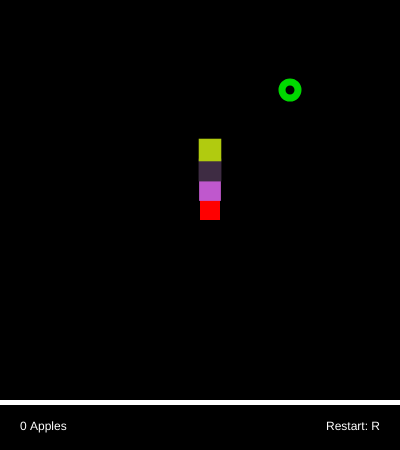
Frame 1 (no input)
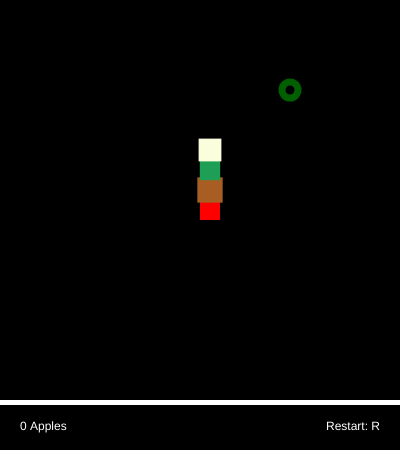
Frame 2 (the mouse pressed at the canvas centre, redrawn once)

The p5.js sketch that drew these frames (run headless with seeded random() and noise() and a simulated clock; the mouse was pressed at the canvas centre and the sketch redrawn once):

// p5.js sketch
// ── sketch.js
const SPEED = 90;
const FLD = 20;
const SQ = 20;
var dx, dy;
var px, py;
var ax, ay;
var tail = [];
var toAdd = [];
var score;
var gameOver;
var frames = 0;

function setup() {
  createCanvas(SQ * FLD, SQ * FLD + 50);
	noLoop();
	noStroke();
	init();
}

function randomizeApplePos() {
	ax = floor(random(0, FLD));
	ay = floor(random(0, FLD));
}

function init() {
	randomizeApplePos();
	px = py = FLD / 2;
	dx = dy = 0;
	score = 0;
	tail = [];
	gameOver = false;
	for(let i = 0; i < 3; i++) {
		tail.push({ x: px, y: py - (i + 1) });
	}
}

function draw() {
  background(0);
	
	setTimeout(draw, SPEED);
	
	frames++;
	
	// apple
	push();
	noFill();
	strokeWeight(7);
	stroke(0, abs(-256 + (frames * 40) % 512), 0);
	ellipse(ax * SQ + SQ / 2, ay * SQ + SQ / 2, SQ - 4);
	pop();
	
	// player
	fill(255, 0, 0);
	rect(px * SQ, py * SQ, SQ, SQ);
	for(let t of tail) {
		fill(random(255), random(255), random(255));
		let rnd = random(0, 6);
		rect(t.x * SQ - rnd / 2, t.y * SQ - rnd / 2, SQ + rnd, SQ + rnd);
	}
	
	fill(255);
	text(score + " Apples", 20, height - 20);
	push();
	textAlign(RIGHT);
	text("Restart: R", width - 20, height - 20);
	pop();
			 
	rect(0, height - 50, width, 5);
	
	for(let t of tail) {
		if(t.x == px && t.y == py) {
			gameOver = true;
		}
	}
	
	if(gameOver) {
		push();
		textAlign(CENTER);
		textSize(40 + abs(-20 + (frames * 43) % 40));
		text("GAME OVER", width / 2, height / 2 - 20);
		pop();
		return;
	}
	
	if(px == ax && py == ay) {
		randomizeApplePos();
		toAdd.push(tail[tail.length - 1]);
		score++;
	}
	
	
	if(!(dx === 0 && dy === 0)) {
		tail.splice(0, 0, { x: px, y: py });
		tail.pop();
	}
	
	if(toAdd.length > 0) {
		tail.push(toAdd[0]);
		toAdd.pop();
	}
	
	px += dx;
	py += dy;
	
	px = (px + 20) % FLD;
	py = (py + 20) % FLD;
	
}

function keyReleased() {
	switch(keyCode) {
		case DOWN_ARROW:  if(dy == - 1) { break; } dx = 0;  dy =  1; break;
		case UP_ARROW:    if(dy ==   1) { break; } dx = 0;  dy = -1; break;
		case LEFT_ARROW:  if(dx ==   1) { break; } dx = -1; dy =  0; break;
		case RIGHT_ARROW: if(dx == - 1) { break; } dx = 1;  dy =  0; break;
		case 82: init(); break;
	}
	
}
